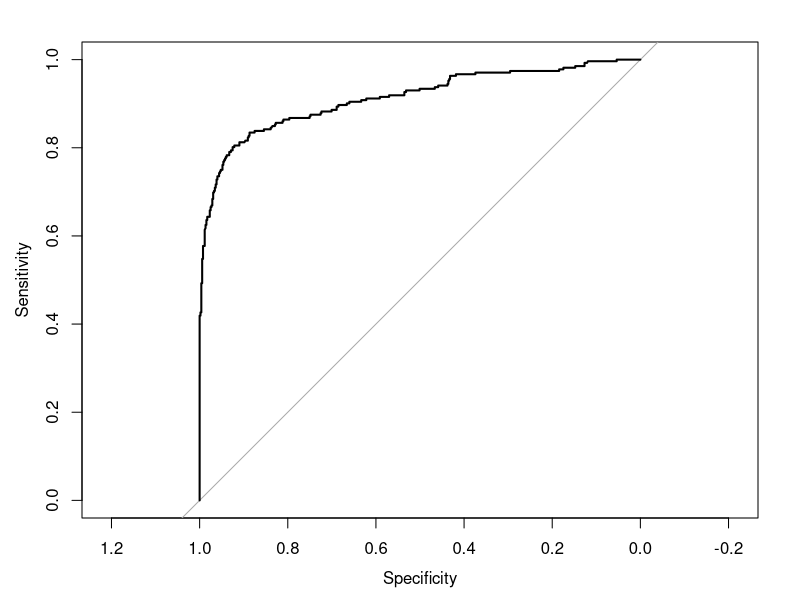
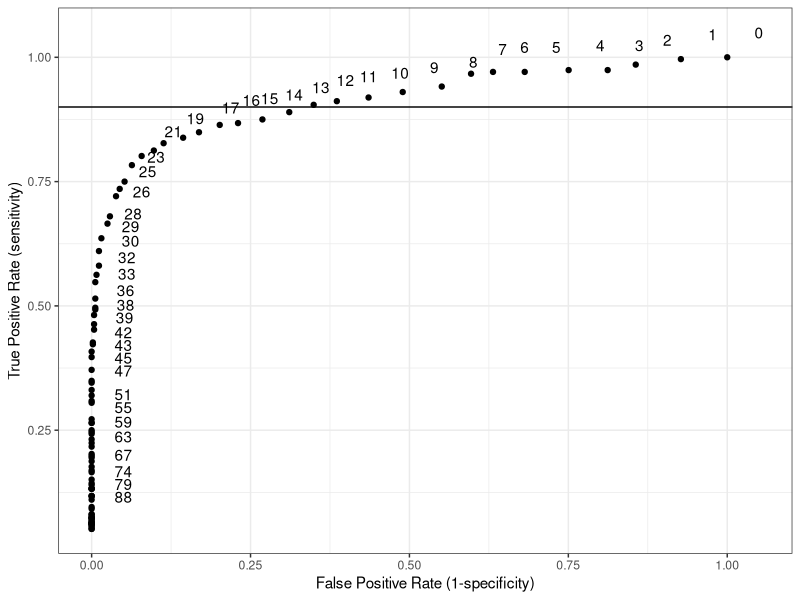
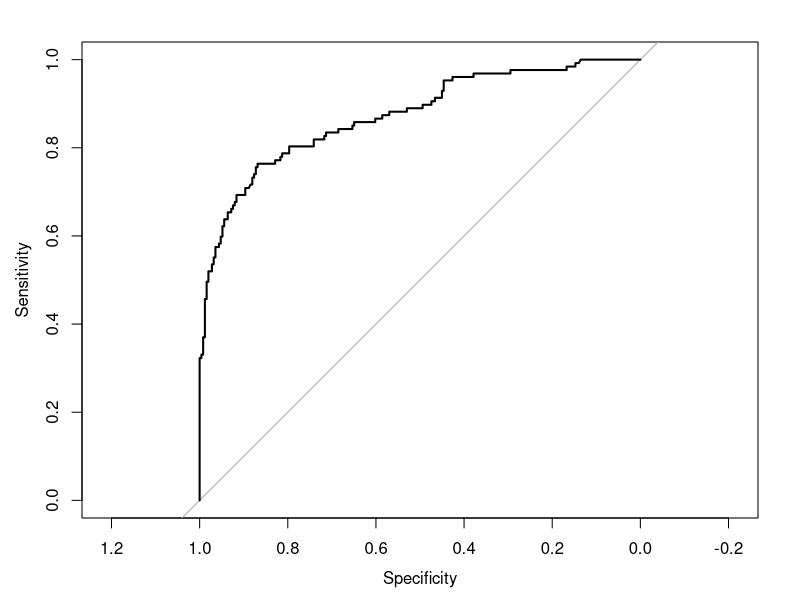
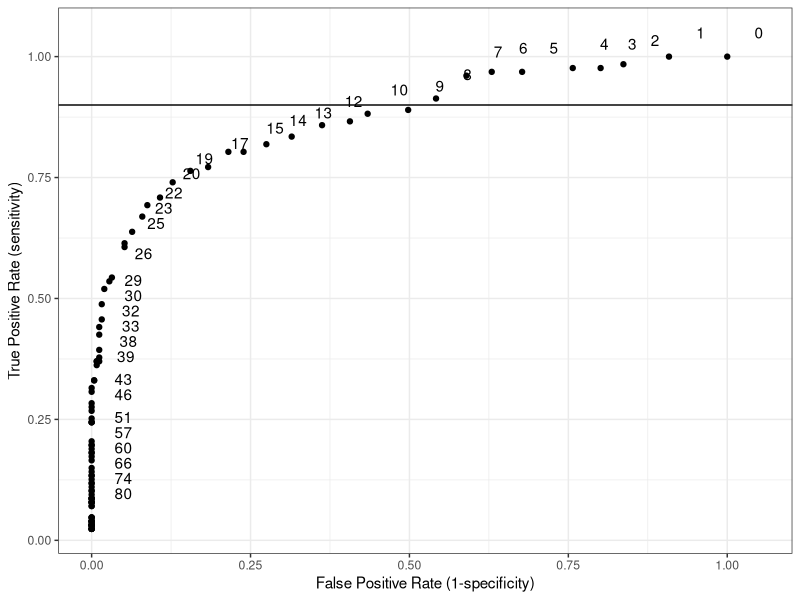
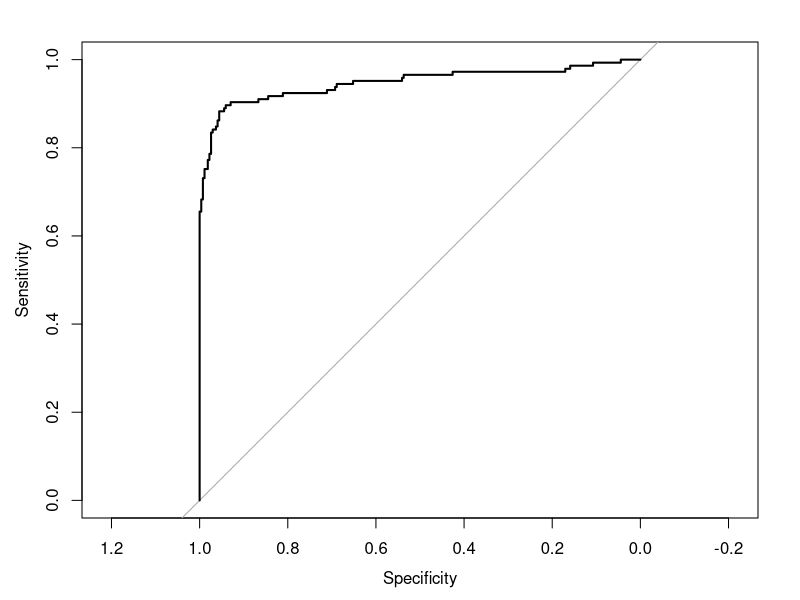
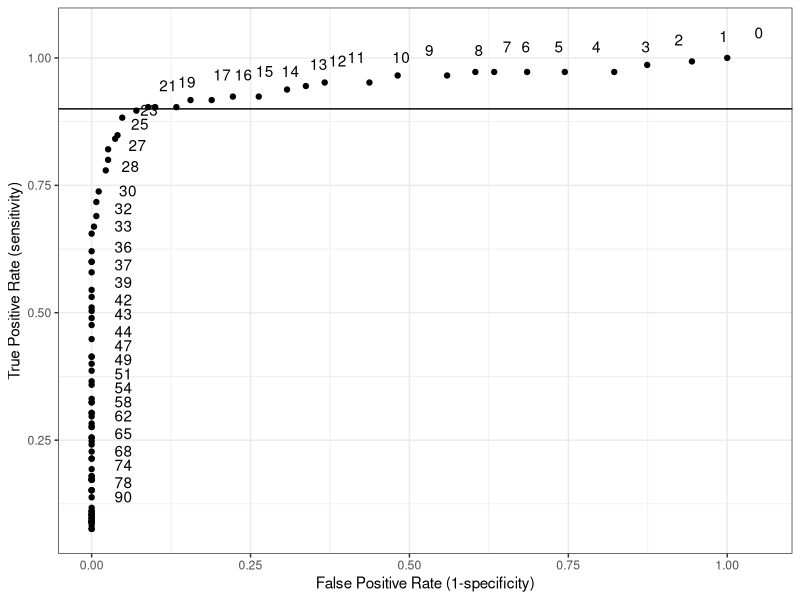

Reproduce these figures in R, in order.
#set working directory to current location

#i#mport packages
require(ggplot2)
require(pROC)


#function
#function which given a significance level, calculates specificity and sensitivity
get_spec_sens<-function(data_mod,significance){
  #boolean- is absolute value above significance value
  data_mod$mono_significance<-abs(data_mod$monothermal_screen)>=significance
  
  # for the rows of data_mod where overall significance is true AND mono significance is true - set rating to TP
  data_mod[which(data_mod$overall_significance&data_mod$mono_significance),"rating"]<-"TP"
  # for the rows of data_mod where overall significance is NOT true (!) AND mono significance is true - set rating to FP
  data_mod[which(!data_mod$overall_significance&data_mod$mono_significance),"rating"]<-"FP"
  # for the rows of data_mod where overall significance is true AND mono significance is NOT true - set rating to FN
  data_mod[which(data_mod$overall_significance&!data_mod$mono_significance),"rating"]<-"FN"
  # for the rows of data_mod where overall significance is NOT true (!) AND mono significance is NOT true - set rating to TN
  data_mod[which(!data_mod$overall_significance&!data_mod$mono_significance),"rating"]<-"TN"
  #calculate sensitivity  and specificty from our ratings column
  sensitivity<-sum(data_mod$rating=="TP",na.rm = T)/(sum(data_mod$rating=="TP",na.rm = T)+sum(data_mod$rating=="FN",na.rm = T))
  specificity<-sum(data_mod$rating=="TN",na.rm = T)/(sum(data_mod$rating=="TN",na.rm = T)+sum(data_mod$rating=="FP",na.rm = T))
  #return sensitivity and specificity
  #we don't return the dataset because we don't need the modified dataset anymore
  return(c(sensitivity,specificity))
}
##read in data

#done in a very messy way, because I didn't manually edit the excel doc and the formatting was weird
#read in dataframe to use column names
col_names<-read.csv("../Data/data.csv",header=FALSE)
# read in dataframe without the first four lines-just the data
data_raw<-read.csv("../Data/data.csv", skip =3)
#set colnames for dataset using col_names dataframe
colnames(data_raw)<-col_names[2,]
#replace 0 with NA
#data_raw[data_raw == 0] <- NA
#remove empty cells
data_raw<-data_raw[1:800,1:5]

#data_mod is the dataset we're adding to
data_mod<-data_raw


likelihood_ratio_dataset<-function(data_mod){
#make son columns with helpful additions done to make the formulae less messy!
data_mod$sum_lefts<-data_mod$WL+data_mod$CL
data_mod$sum_rights<-data_mod$WR+data_mod$CR
data_mod$sum_warms<-data_mod$WL+data_mod$WR
data_mod$sum_cools<-data_mod$CL+data_mod$CR
data_mod$diff_warms<-data_mod$WR-data_mod$WL
data_mod$diff_cools<-data_mod$CR-data_mod$CL
data_mod$sum_all<-data_mod$CL+data_mod$CR+data_mod$WL+data_mod$WR
data_mod$WRandCL<-data_mod$WR+data_mod$CL
data_mod$WLandCR<-data_mod$WL+data_mod$CR

#canal paresis
data_mod$canal_paresis<-((data_mod$sum_rights-data_mod$sum_lefts)/data_mod$sum_all)*100

#directional proponderance
data_mod$directional_proponderance<-((data_mod$WRandCL-data_mod$WLandCR)/data_mod$sum_all)*100


##monothermal screen
#make column for monothermal screen
data_mod$monothermal_screen<-NA

#which function outputs the row numbers in data_mod where the order is W or C respectively 
selW<-which(data_mod$Order=="W")
selC<-which(data_mod$Order=="C")

#monothermal for warm first using above row selection
data_mod[selW,"monothermal_screen"]<-(data_mod[selW,"diff_warms"]/data_mod[selW,"sum_warms"])*100

#monothermal for cool first using above row selection
data_mod[selC,"monothermal_screen"]<-(data_mod[selC,"diff_cools"]/data_mod[selC,"sum_cools"])*100

#Boolean variable- tels us whether the statement is true or false. so below asks is the absolute value of canal paresis >20
#is canal paresis significant
data_mod$CP_significance<-abs(data_mod$canal_paresis)>=20
#is directional proponderance significant
data_mod$DP_significance<-abs(data_mod$directional_proponderance)>=20
# is canal paresis and/or directional proponderance significant.
data_mod$overall_significance<-data_mod$CP_significance | data_mod$DP_significance

#make column which tells us whether TP,FN,TN, FP
data_mod$rating<-NA
#make empty column for whether the monothermal screening result is positive or negative
data_mod$mono_significance<-NA




#set min and max significances 
min_sig=0
max_sig=100

#sequence to iterate over
sig_range=seq(from=min_sig,to=max_sig,length.out=100)
#round to the nearest whole number to make the labels nicer!
sig_range=round(sig_range, 0)

#make new dataset to match the number of values we're using
sens_spec_dataset<-data.frame(matrix(nrow=(length(sig_range)),ncol=3))
colnames(sens_spec_dataset)=c("significance","sensitivity","specificity")

#first column in dataset is the significance value
sens_spec_dataset[,1]<-sig_range

#loop through length of sig_range
for (i in 1:length(sig_range)){
  #call function and set output to res
  res<-get_spec_sens(data_mod,sig_range[i])
  #store sensitivity in dataset for current significance value
  sens_spec_dataset[i,2]<-res[1]
  #store specificity in dataset
  sens_spec_dataset[i,3]<-res[2]
}

#false positive rate is 1 - specificity
sens_spec_dataset$false_pos_rate<- 1 - sens_spec_dataset$specificity

#make ROC plot (ggplot)
g<-ggplot(data=sens_spec_dataset,aes(x=false_pos_rate,y=sensitivity))+
  geom_text(label=sens_spec_dataset$significance,nudge_x = 0.05, nudge_y = 0.05, check_overlap = T)+
  geom_point()+theme_bw()+ylab("True Positive Rate (sensitivity)")+xlab("False Positive Rate (1-specificity)")
g<-g+geom_hline(yintercept = 0.9)
g
#pROC package prefers true and false to be 1s and 0s, multiplying by one does this
data_mod$overall_significance<-data_mod$overall_significance*1
#use roc function from the overall significance and the results of the screen
roc_obj<-roc(data_mod$overall_significance,abs(data_mod$monothermal_screen),na.rm=TRUE)
#get AUC- EXCELLENT
auc(roc_obj)
#plot ROC
plot(roc_obj)




#TEST 20
significance=20
#boolean- is absolute value above significance value
data_mod$mono_significance<-abs(data_mod$monothermal_screen)>=significance

# for the rows of data_mod where overall significance is true AND mono significance is true - set rating to TP
data_mod[which(data_mod$overall_significance&data_mod$mono_significance),"rating"]<-"TP"
# for the rows of data_mod where overall significance is NOT true (!) AND mono significance is true - set rating to FP
data_mod[which(!data_mod$overall_significance&data_mod$mono_significance),"rating"]<-"FP"
# for the rows of data_mod where overall significance is true AND mono significance is NOT true - set rating to FN
data_mod[which(data_mod$overall_significance&!data_mod$mono_significance),"rating"]<-"FN"
# for the rows of data_mod where overall significance is NOT true (!) AND mono significance is NOT true - set rating to TN
data_mod[which(!data_mod$overall_significance&!data_mod$mono_significance),"rating"]<-"TN"
#calculate sensitivity  and specificity from our ratings column
sensitivity<-sum(data_mod$rating=="TP",na.rm = T)/(sum(data_mod$rating=="TP",na.rm = T)+sum(data_mod$rating=="FN",na.rm = T))
specificity<-sum(data_mod$rating=="TN",na.rm = T)/(sum(data_mod$rating=="TN",na.rm = T)+sum(data_mod$rating=="FP",na.rm = T))
#return sensitivity and specificity
sum(data_mod$rating=="FN",na.rm = T)
sum(data_mod$rating=="TN",na.rm = T)
sum(data_mod$rating=="FP",na.rm = T)
sum(data_mod$rating=="TP",na.rm = T)


a<-glm(overall_significance~abs(monothermal_screen),family=binomial,data=data_mod)
summary(a)
x=60
p=(exp(a$coefficients[1]+a$coefficients[2]*x))/(1+exp(a$coefficients[1]+a$coefficients[2]*x))
p
exp(1*a$coefficients[2])


data_mod_short<-data.frame(monothermal_screen=data_mod$monothermal_screen)
predicted_prob<-predict(a,data_mod_short,type="response")
pred_cut<-ifelse(predicted_prob>0.5,1,0)

classDF<-data.frame(response=data_mod$overall_significance,predicted=pred_cut)
xtabs(~predicted+response,data=classDF)

return(list(sens_spec_dataset,g,summary(a)))
#how to get from predicted_prob to  cut off monothermal screen cut off
}

res_a=likelihood_ratio_dataset(data_mod)
res_a[[2]]
res_a[[3]]


data_mod_c<-data_raw[which(data_raw$Order=="C"),]
res_c=likelihood_ratio_dataset(data_mod_c)
res_c[[2]]
res_c[[3]]


data_mod_w<-data_raw[which(data_raw$Order=="W"),]
res_w=likelihood_ratio_dataset(data_mod_w)
res_w[[2]]
res_w[[3]]
#warm seems to have a stronger effect, it also has a lower AIC (better) 
#REALLY NEED TO VALIDATE THIS MODEL
